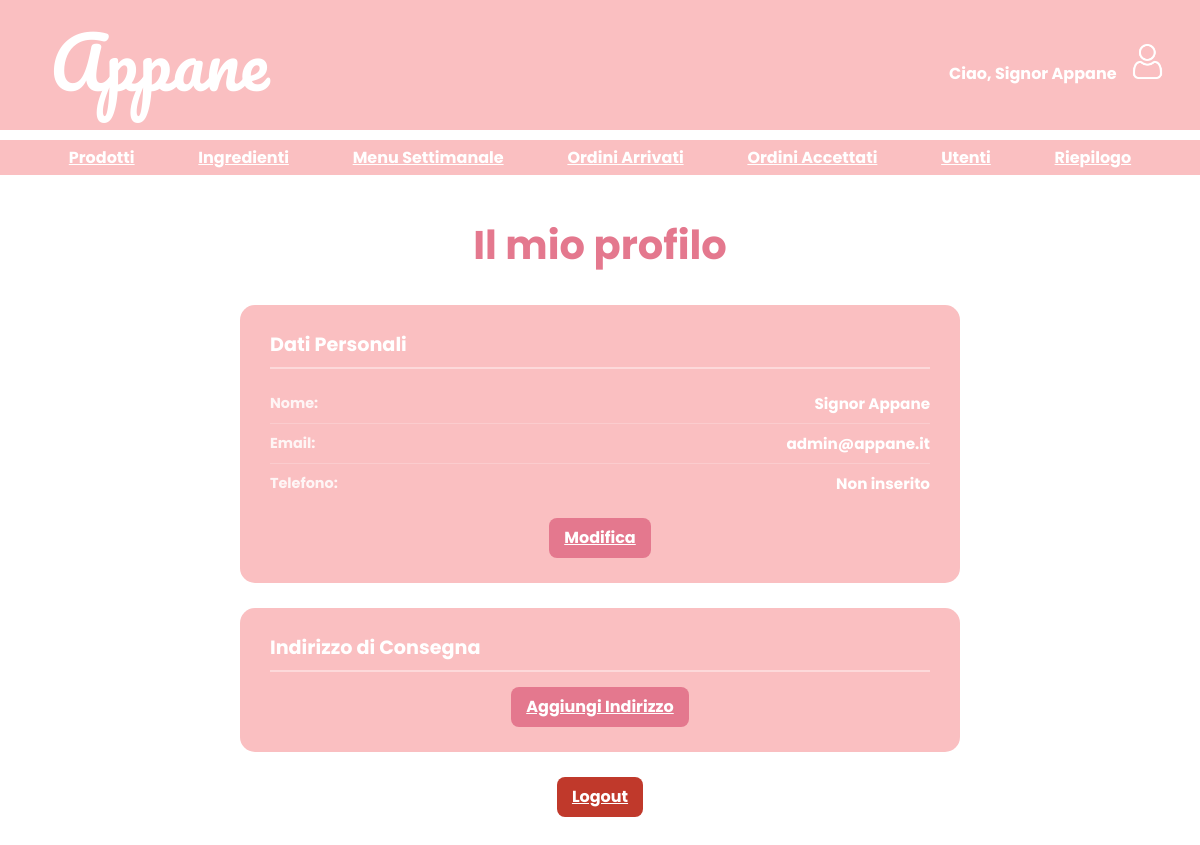
The app's page /Account/profile.php (signed in), older data.
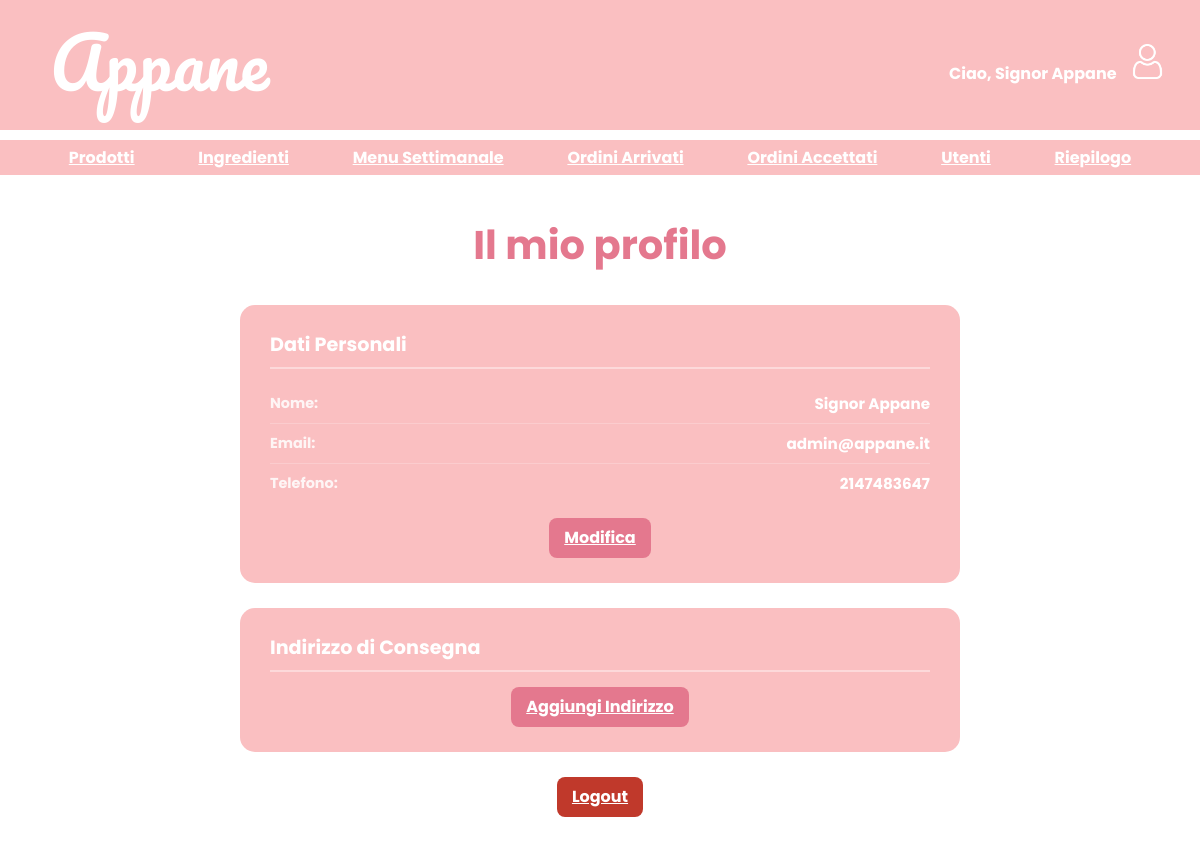
The same page, newer data.
### tables this page shows
CREATE TABLE `tutente` (
  `idutente` int(11) NOT NULL,
  `nome` text DEFAULT NULL,
  `password` text DEFAULT NULL,
  `email` text DEFAULT NULL,
  `indirizzo` int(11) DEFAULT NULL,
  `numeroTelefonico` int(11) DEFAULT NULL
);

### Account/profile.php (the view, shortened to what this page needs)
<?php
require __DIR__ . '/../includes/db.php';
$stmt = $conn->prepare("SELECT idUtente FROM `tadmin` WHERE idUtente = ?");
$stmt->bind_param("i", $_SESSION['user_id']);
$stmt->execute();
$result = $stmt->get_result();
if ($result->num_rows === 1) {
    require_once __DIR__ . '/../BACK/header.php';
} else {
    require_once __DIR__ . '/../includes/header.php';
}
$user_id = $_SESSION['user_id'];
$sql = "SELECT idutente, nome, email, numeroTelefonico, indirizzo FROM tutente WHERE idutente = ?";
$stmt = $conn->prepare($sql);
$stmt->bind_param("i", $user_id);
$stmt->execute();
$result = $stmt->get_result();
$user = $result->fetch_assoc();
$address = null;
?>
<!DOCTYPE html>
<html lang="it">
<head>
    <link rel="stylesheet" href="../grafica/style.css">
</head>
<body>
    <div class="profile-container">
        <h1>Il mio profilo</h1>
        <div class="profile-section">
            <h2>Dati Personali</h2>
            <div class="profile-item">
                <label>Nome:</label>
                <span><?php echo htmlspecialchars($user['nome']); ?></span>
            </div>
            <div class="profile-item">
                <label>Email:</label>
                <span><?php echo htmlspecialchars($user['email']); ?></span>
            </div>
            <div class="profile-item">
                <label>Telefono:</label>
                <span><?php echo $user['numeroTelefonico'] ? htmlspecialchars($user['numeroTelefonico']) : 'Non inserito'; ?></span>
            </div>
            <a href="edit-profile.php" class="btn">Modifica</a>
        </div>
        <div class="profile-section">
            <h2>Indirizzo di Consegna</h2>
            <a href="edit-address.php" class="btn">
                <?php echo $address ? 'Modifica Indirizzo' : 'Aggiungi Indirizzo'; ?>
            </a>
        </div>
        <a href="<?= BASE_URL ?>/AppaneCoceani/Account/logout.php" class="btn logout-btn">Logout</a>
    </div>
</body>
</html>

Row changes from the older to the newer data that the page shows:
changed tutente "Signor Appane": numeroTelefonico (not shown) → "2147483647"
Text that changed along with them:
text no longer shown: "Non inserito"
